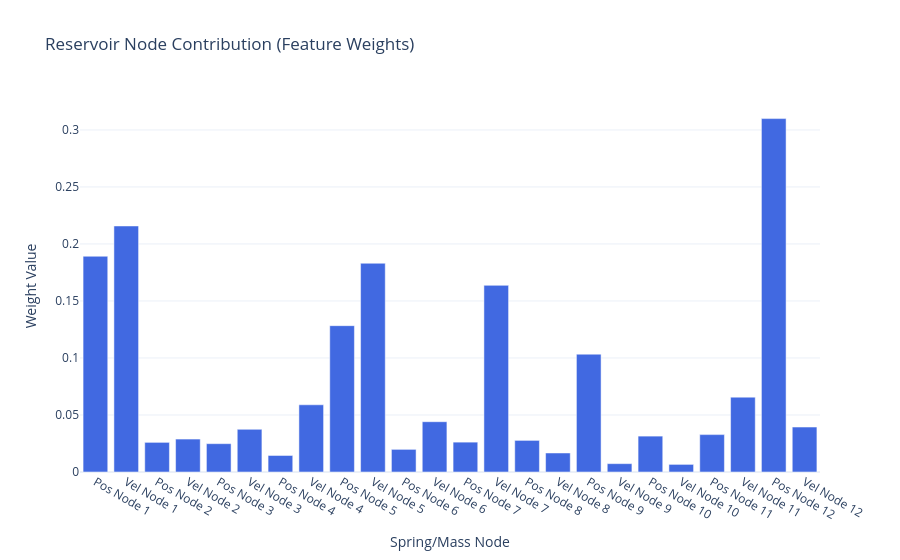
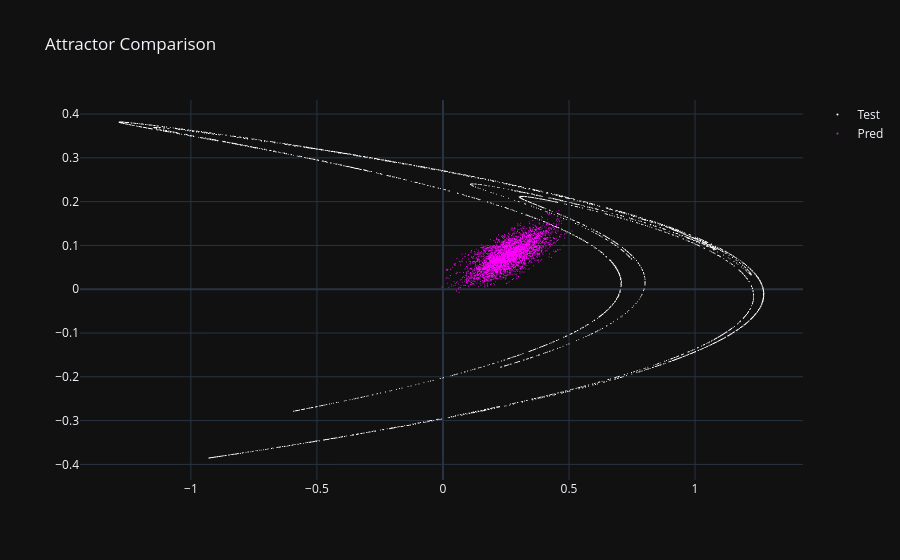
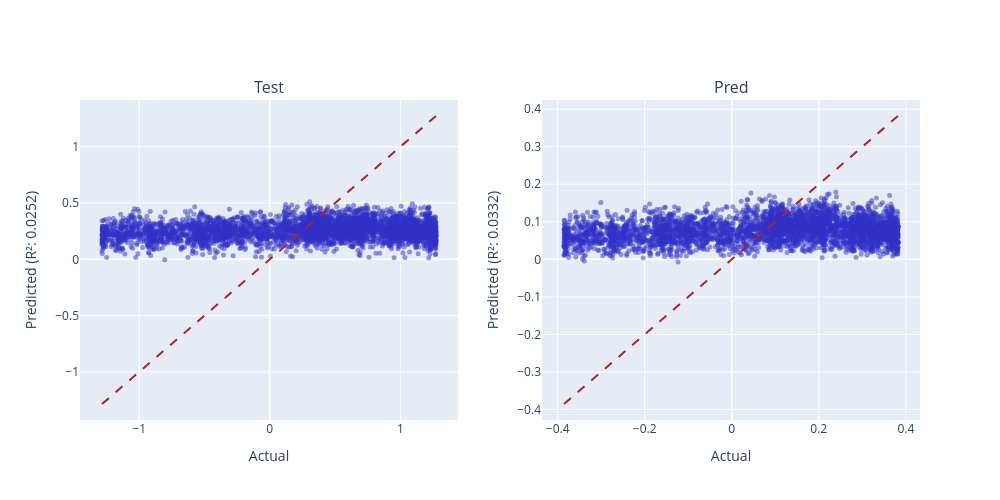

These figures' notebook cell, in order:
### Code cell
weight_plot(np.linalg.norm(model.coef_, axis=0)).show()
scatter_plot([Y_test, Y_pred]).show()
r_2_plots_grid(Y_test, Y_pred, ["Test", "Pred"]).show()
spring_animation(
    displacement,
    nodes_pos,
    connections_list,
    10,
    highlighted_nodes=target_nodes,
    external=True,
).show()

### Figure 1 — Plotly figure (JSON) as saved in the notebook; plotly's stock layout.template omitted (floating-point values rounded to 4 significant figures)
{"data": [{"marker": {"color": ["royalblue", "royalblue", "royalblue", "royalblue", "royalblue", "royalblue", "royalblue", "royalblue", "royalblue", "royalblue", "royalblue", "royalblue", "royalblue", "royalblue", "royalblue", "royalblue", "royalblue", "royalblue", "royalblue", "royalblue", "royalblue", "royalblue", "royalblue", "royalblue"]}, "type": "bar", "x": ["Pos Node 1", "Vel Node 1", "Pos Node 2", "Vel Node 2", "Pos Node 3", "Vel Node 3", "Pos Node 4", "Vel Node 4", "Pos Node 5", "Vel Node 5", "Pos Node 6", "Vel Node 6", "Pos Node 7", "Vel Node 7", "Pos Node 8", "Vel Node 8", "Pos Node 9", "Vel Node 9", "Pos Node 10", "Vel Node 10", "Pos Node 11", "Vel Node 11", "Pos Node 12", "Vel Node 12"], "y": [0.1892, 0.2158, 0.02599, 0.02889, 0.02486, 0.03742, 0.0145, 0.05895, 0.1283, 0.1831, 0.01986, 0.04411, 0.02619, 0.1637, 0.02774, 0.01668, 0.1033, 0.007323, 0.03147, 0.00668, 0.03279, 0.06565, 0.31, 0.03941]}], "layout": {"title": {"text": "Reservoir Node Contribution (Feature Weights)"}, "xaxis": {"title": {"text": "Spring/Mass Node"}}, "yaxis": {"title": {"text": "Weight Value"}}}}

### Figure 2 — Plotly figure (JSON) as saved in the notebook; plotly's stock layout.template omitted (floating-point values rounded to 4 significant figures; data arrays with more than 128 entries replaced by an {"elided": "..."} marker saying what was removed)
{"data": [{"marker": {"color": "white", "size": 1}, "mode": "markers", "name": "Test", "type": "scattergl", "x": {"elided": "4000 float values"}, "y": {"elided": "4000 float values"}}, {"marker": {"color": "magenta", "size": 1}, "mode": "markers", "name": "Pred", "type": "scattergl", "x": {"elided": "4000 float values"}, "y": {"elided": "4000 float values"}}], "layout": {"title": {"text": "Attractor Comparison"}}}

### Figure 3 — Plotly figure (JSON) as saved in the notebook; plotly's stock layout.template omitted (floating-point values rounded to 4 significant figures; data arrays with more than 128 entries replaced by an {"elided": "..."} marker saying what was removed)
{"data": [{"marker": {"color": "rgba(50, 50, 200, 0.5)", "size": 5}, "mode": "markers", "name": "Data", "type": "scatter", "x": {"elided": "4000 float values"}, "xaxis": "x", "y": {"elided": "4000 float values"}, "yaxis": "y"}, {"line": {"color": "firebrick", "dash": "dash"}, "mode": "lines", "name": "Ideal", "type": "scatter", "x": [-1.285, 1.273], "xaxis": "x", "y": [-1.285, 1.273], "yaxis": "y"}, {"marker": {"color": "rgba(50, 50, 200, 0.5)", "size": 5}, "mode": "markers", "name": "Data", "type": "scatter", "x": {"elided": "4000 float values"}, "xaxis": "x2", "y": {"elided": "4000 float values"}, "yaxis": "y2"}, {"line": {"color": "firebrick", "dash": "dash"}, "mode": "lines", "name": "Ideal", "type": "scatter", "x": [-0.3854, 0.3819], "xaxis": "x2", "y": [-0.3854, 0.3819], "yaxis": "y2"}], "layout": {"annotations": [{"font": {"size": 16}, "showarrow": false, "text": "Test", "x": 0.225, "xanchor": "center", "xref": "paper", "y": 1, "yanchor": "bottom", "yref": "paper"}, {"font": {"size": 16}, "showarrow": false, "text": "Pred", "x": 0.775, "xanchor": "center", "xref": "paper", "y": 1, "yanchor": "bottom", "yref": "paper"}], "height": 500, "showlegend": false, "width": 1000, "xaxis": {"anchor": "y", "domain": [0, 0.45], "title": {"text": "Actual"}}, "xaxis2": {"anchor": "y2", "domain": [0.55, 1], "title": {"text": "Actual"}}, "yaxis": {"anchor": "x", "domain": [0, 1], "title": {"text": "Predicted (R²: 0.0252)"}}, "yaxis2": {"anchor": "x2", "domain": [0, 1], "title": {"text": "Predicted (R²: 0.0332)"}}}}
